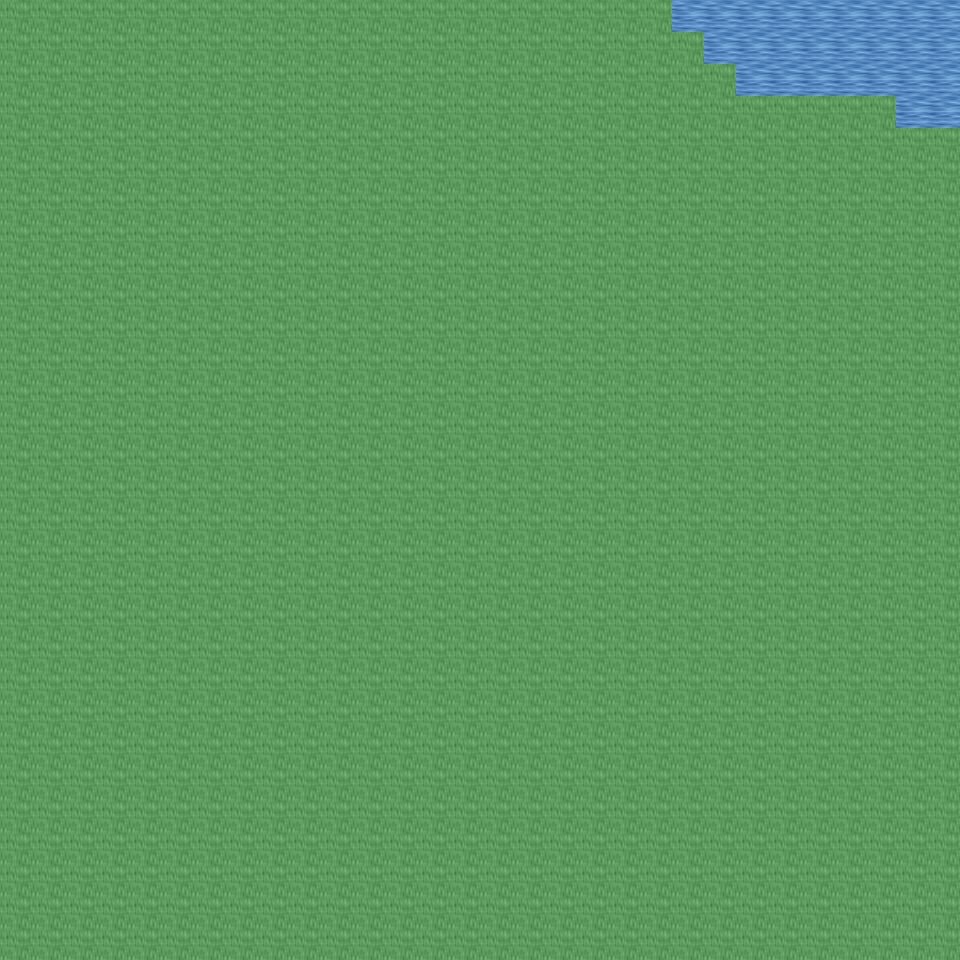

Rendered tile map (Tiled .tmx) drawn with the repository's tilesets; below, a short description and the map source with its tile grids summarised:
An orthogonal 30x30 tile map with 32x32 px tiles, 6 tile layers (Ground, Object, Object2, Above, ...), 24 tilesets and 2 objects (2x mapExit).

<map version="1.0" orientation="orthogonal" renderorder="right-down" width="30" height="30" tilewidth="32" tileheight="32" nextobjectid="3">
  <tileset firstgid="1" name="tileset_ground_ground" tilewidth="32" tileheight="32" tilecount="33" columns="3">
    <image source="../drawable/tileset_ground_ground.png" width="96" height="352" />
  </tileset>
  <tileset firstgid="34" name="tileset_ground_ridge_earth_dark" tilewidth="32" tileheight="32" tilecount="96" columns="12">
    <image source="../drawable/tileset_ground_ridge_earth_dark.png" width="384" height="256" />
  </tileset>
  <tileset firstgid="130" name="tileset_ground_grass_edges" tilewidth="32" tileheight="32" tilecount="36" columns="12">
    <image source="../drawable/tileset_ground_grass_edges.png" width="384" height="96" />
  </tileset>
  <tileset firstgid="166" name="tileset_ground_water_pool" tilewidth="32" tileheight="32" tilecount="72" columns="3">
    <image source="../drawable/tileset_ground_water_pool.png" width="96" height="768" />
  </tileset>
  <tileset firstgid="238" name="tileset_plant_flower_daisy_white" tilewidth="32" tileheight="32" tilecount="8" columns="2">
    <image source="../drawable/tileset_plant_flower_daisy_white.png" width="64" height="128" />
  </tileset>
  <tileset firstgid="246" name="tileset_ground_rock_pebbles" tilewidth="32" tileheight="32" tilecount="3" columns="1">
    <image source="../drawable/tileset_ground_rock_pebbles.png" width="32" height="96" />
  </tileset>
  <tileset firstgid="249" name="tileset_plant_grasses" tilewidth="32" tileheight="32" tilecount="6" columns="3">
    <image source="../drawable/tileset_plant_grasses.png" width="96" height="64" />
  </tileset>
  <tileset firstgid="255" name="tileset_plant_flower_daisy_yellow" tilewidth="32" tileheight="32" tilecount="8" columns="2">
    <image source="../drawable/tileset_plant_flower_daisy_yellow.png" width="64" height="128" />
  </tileset>
  <tileset firstgid="263" name="tileset_ground_grass_corners" tilewidth="32" tileheight="32" tilecount="24" columns="6">
    <image source="../drawable/tileset_ground_grass_corners.png" width="192" height="128" />
  </tileset>
  <tileset firstgid="287" name="tileset_plant_tree_tree_darkgreen" tilewidth="32" tileheight="32" tilecount="88" columns="8">
    <image source="../drawable/tileset_plant_tree_tree_darkgreen.png" width="256" height="352" />
  </tileset>
  <tileset firstgid="375" name="tileset_plant_flower_daisy_blue" tilewidth="32" tileheight="32" tilecount="8" columns="2">
    <image source="../drawable/tileset_plant_flower_daisy_blue.png" width="64" height="128" />
  </tileset>
  <tileset firstgid="383" name="tileset_plant_flower_daisy_red" tilewidth="32" tileheight="32" tilecount="8" columns="2">
    <image source="../drawable/tileset_plant_flower_daisy_red.png" width="64" height="128" />
  </tileset>
  <tileset firstgid="391" name="tileset_ground_earth_edges" tilewidth="32" tileheight="32" tilecount="18" columns="6">
    <image source="../drawable/tileset_ground_earth_edges.png" width="192" height="96" />
  </tileset>
  <tileset firstgid="409" name="tileset_ground_water_waterfall" tilewidth="32" tileheight="32" tilecount="120" columns="8">
    <image source="../drawable/tileset_ground_water_waterfall.png" width="256" height="480" />
  </tileset>
  <tileset firstgid="529" name="tileset_logic_creature_elf" tilewidth="32" tileheight="32" tilecount="16" columns="8">
    <image source="../drawable/tileset_logic_creature_elf.png" width="256" height="64" />
  </tileset>
  <tileset firstgid="545" name="tileset_logic_item_resources" tilewidth="32" tileheight="32" tilecount="6" columns="6">
    <image source="../drawable/tileset_logic_item_resources.png" width="192" height="32" />
  </tileset>
  <tileset firstgid="551" name="tileset_logic_creature_animal" tilewidth="32" tileheight="32" tilecount="32" columns="8">
    <image source="../drawable/tileset_logic_creature_animal.png" width="256" height="128" />
  </tileset>
  <tileset firstgid="583" name="tileset_logic_collision" tilewidth="32" tileheight="32" tilecount="1" columns="1">
    <image source="../drawable/tileset_logic_collision.png" width="32" height="32" />
  </tileset>
  <tileset firstgid="584" name="tileset_object_suspension_bridge" tilewidth="32" tileheight="32" tilecount="24" columns="3">
    <image source="../drawable/tileset_object_suspension_bridge.png" width="96" height="256" />
  </tileset>
  <tileset firstgid="608" name="tileset_logic_creature_elemental" tilewidth="32" tileheight="32" tilecount="16" columns="8">
    <image source="../drawable/tileset_logic_creature_elemental.png" width="256" height="64" />
  </tileset>
  <tileset firstgid="624" name="tileset_ground_rock_rocks_3" tilewidth="32" tileheight="32" tilecount="16" columns="4">
    <image source="../drawable/tileset_ground_rock_rocks_3.png" width="128" height="128" />
  </tileset>
  <tileset firstgid="640" name="tileset_object_rotating_crystal" tilewidth="32" tileheight="32" tilecount="48" columns="8">
    <image source="../drawable/tileset_object_rotating_crystal.png" width="256" height="192" />
  </tileset>
  <tileset firstgid="688" name="tileset_light_white_1x1" tilewidth="32" tileheight="32" tilecount="1" columns="1">
    <image source="../drawable/tileset_light_white_1x1.png" width="32" height="32" />
  </tileset>
  <tileset firstgid="689" name="tileset_light_light_5x5" tilewidth="32" tileheight="32" tilecount="25" columns="5">
    <image source="../drawable/tileset_light_light_5x5.png" width="160" height="160" />
  </tileset>
  <layer name="Ground" width="30" height="30">
    <data>[900 cells, 900 non-empty, 2 distinct tile ids]</data>
  </layer>
  <layer name="Object" width="30" height="30">
    <data>[900 cells, 10 non-empty, 2 distinct tile ids]</data>
  </layer>
  <layer name="Object2" width="30" height="30">
    <data>[900 cells, 0 non-empty, 0 distinct tile ids]</data>
  </layer>
  <layer name="Above" width="30" height="30">
    <data>[900 cells, 0 non-empty, 0 distinct tile ids]</data>
  </layer>
  <layer name="Above2" width="30" height="30">
    <data>[900 cells, 0 non-empty, 0 distinct tile ids]</data>
  </layer>
  <layer name="Walkable" width="30" height="30">
    <data>[900 cells, 874 non-empty, 1 distinct tile ids]</data>
  </layer>
  <objectgroup name="MapEvents">
    <object id="1" name="north" type="mapExit" x="672" y="0" width="288" height="32">
      <properties>
        <property name="map" value="level_0_x139_y95" />
        <property name="x" value="21" />
        <property name="y" value="28" />
      </properties>
    </object>
    <object id="2" name="east" type="mapExit" x="928" y="0" width="32" height="128">
      <properties>
        <property name="map" value="level_0_x140_y96" />
        <property name="x" value="1" />
        <property name="y" value="0" />
      </properties>
    </object>
  </objectgroup>
</map>
